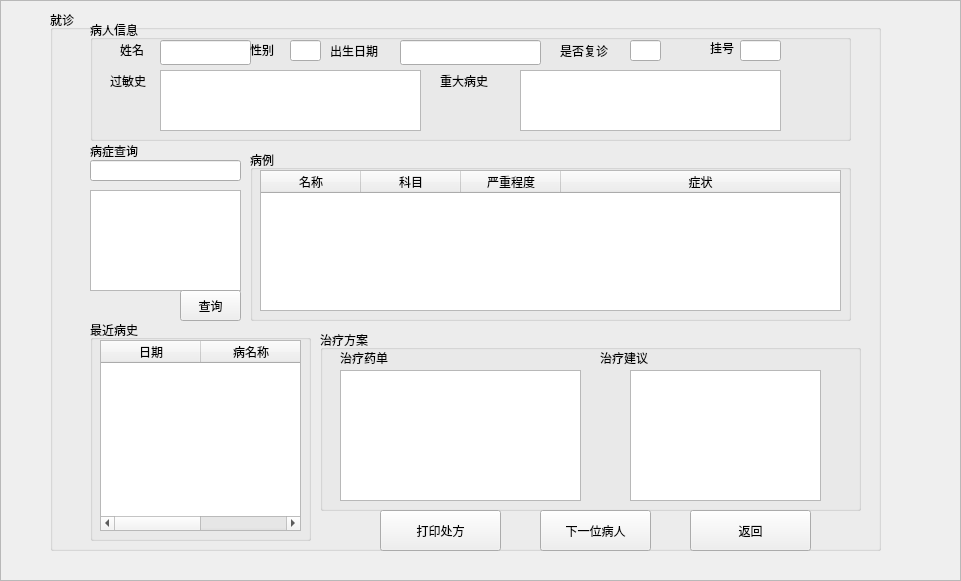
   <widget class="QFrame" name="phisframe">
    <property name="geometry">
     <rect>
      <x>30</x>
      <y>10</y>
      <width>961</width>
      <height>581</height>
     </rect>
    </property>
    <property name="styleSheet">
     <string notr="true">border-image: url();</string>
    </property>
    <property name="frameShape">
     <enum>QFrame::StyledPanel</enum>
    </property>
    <property name="frameShadow">
     <enum>QFrame::Raised</enum>
    </property>
    <widget class="QGroupBox" name="phisgroupBox">
     <property name="geometry">
      <rect>
       <x>50</x>
       <y>10</y>
       <width>831</width>
       <height>541</height>
      </rect>
     </property>
     <property name="styleSheet">
      <string notr="true">border-image: url();
font: 75 11pt &quot;黑体&quot;;</string>
     </property>
     <property name="title">
      <string>就诊</string>
     </property>
     <widget class="QLabel" name="label_10">
      <property name="geometry">
       <rect>
        <x>40</x>
        <y>130</y>
        <width>81</width>
        <height>21</height>
       </rect>
      </property>
      <property name="styleSheet">
       <string notr="true">border-image: url();</string>
      </property>
      <property name="text">
       <string>病症查询</string>
      </property>
     </widget>
     <widget class="QTextEdit" name="SearchtextEdit_5">
      <property name="geometry">
       <rect>
        <x>40</x>
        <y>180</y>
        <width>151</width>
        <height>101</height>
       </rect>
      </property>
      <property name="styleSheet">
       <string notr="true">border-image: url();</string>
      </property>
     </widget>
     <widget class="QPushButton" name="SearchpushButton">
      <property name="geometry">
       <rect>
        <x>130</x>
        <y>280</y>
        <width>61</width>
        <height>31</height>
       </rect>
      </property>
      <property name="styleSheet">
       <string notr="true">border-image: url();</string>
      </property>
      <property name="text">
       <string>查询</string>
      </property>
     </widget>
     <widget class="QGroupBox" name="groupBox">
      <property name="geometry">
       <rect>
        <x>200</x>
        <y>140</y>
        <width>601</width>
        <height>171</height>
       </rect>
      </property>
      <property name="styleSheet">
       <string notr="true">border-image: url();</string>
      </property>
      <property name="title">
       <string>病例</string>
      </property>
      <widget class="QTableWidget" name="diseasetableWidget">
       <property name="geometry">
        <rect>
         <x>10</x>
         <y>20</y>
         <width>581</width>
         <height>141</height>
        </rect>
       </property>
       <attribute name="horizontalHeaderCascadingSectionResizes">
        <bool>false</bool>
       </attribute>
       <attribute name="horizontalHeaderShowSortIndicator" stdset="0">
        <bool>true</bool>
       </attribute>
       <attribute name="horizontalHeaderStretchLastSection">
        <bool>true</bool>
       </attribute>
       <attribute name="verticalHeaderShowSortIndicator" stdset="0">
        <bool>false</bool>
       </attribute>
       <column>
        <property name="text">
         <string>名称</string>
        </property>
       </column>
       <column>
        <property name="text">
         <string>科目</string>
        </property>
       </column>
       <column>
        <property name="text">
         <string>严重程度</string>
        </property>
       </column>
       <column>
        <property name="text">
         <string>症状</string>
        </property>
       </column>
      </widget>
     </widget>
     <widget class="QGroupBox" name="groupBox_2">
      <property name="geometry">
       <rect>
        <x>40</x>
        <y>310</y>
        <width>221</width>
        <height>221</height>
       </rect>
      </property>
      <property name="styleSheet">
       <string notr="true">border-image: url();</string>
      </property>
      <property name="title">
       <string>最近病史</string>
      </property>
      <widget class="QTableWidget" name="phistory">
       <property name="geometry">
        <rect>
         <x>10</x>
         <y>20</y>
         <width>201</width>
         <height>191</height>
        </rect>
       </property>
       <attribute name="horizontalHeaderShowSortIndicator" stdset="0">
        <bool>false</bool>
       </attribute>
       <attribute name="horizontalHeaderStretchLastSection">
        <bool>true</bool>
       </attribute>
       <column>
        <property name="text">
         <string>日期</string>
        </property>
       </column>
       <column>
        <property name="text">
         <string>病名称</string>
        </property>
       </column>
      </widget>
     </widget>
     <widget class="QGroupBox" name="groupBox_3">
      <property name="geometry">
       <rect>
        <x>270</x>
        <y>320</y>
        <width>541</width>
        <height>181</height>
       </rect>
      </property>
      <property name="styleSheet">
       <string notr="true">border-image: url();</string>
      </property>
      <property name="title">
       <string>治疗方案</string>
      </property>
      <widget class="QTextEdit" name="tmedicinetextEdit">
       <property name="geometry">
        <rect>
         <x>20</x>
         <y>40</y>
         <width>241</width>
         <height>131</height>
        </rect>
       </property>
      </widget>
      <widget class="QTextEdit" name="tsuggtextEdit_2">
       <property name="geometry">
        <rect>
         <x>310</x>
         <y>40</y>
         <width>191</width>
         <height>131</height>
        </rect>
       </property>
      </widget>
      <widget class="QLabel" name="label_12">
       <property name="geometry">
        <rect>
         <x>20</x>
         <y>20</y>
         <width>71</width>
         <height>16</height>
        </rect>
       </property>
       <property name="text">
        <string>治疗药单</string>
       </property>
      </widget>
      <widget class="QLabel" name="label_26">
       <property name="geometry">
        <rect>
         <x>280</x>
         <y>20</y>
         <width>71</width>
         <height>16</height>
        </rect>
       </property>
       <property name="text">
        <string>治疗建议</string>
       </property>
      </widget>
     </widget>
     <widget class="QPushButton" name="pushButton_3">
      <property name="geometry">
       <rect>
        <x>640</x>
        <y>500</y>
        <width>121</width>
        <height>41</height>
       </rect>
      </property>
      <property name="text">
       <string>返回</string>
      </property>
     </widget>
     <widget class="QGroupBox" name="groupBox_4">
      <property name="geometry">
       <rect>
        <x>40</x>
        <y>10</y>
        <width>761</width>
        <height>121</height>
       </rect>
      </property>
      <property name="styleSheet">
       <string notr="true">border-image: url();</string>
      </property>
      <property name="title">
       <string>病人信息</string>
      </property>
      <widget class="QLabel" name="label_2">
       <property name="geometry">
        <rect>
         <x>30</x>
         <y>20</y>
         <width>31</width>
         <height>20</height>
        </rect>
       </property>
       <property name="styleSheet">
        <string notr="true">border-image: url();</string>
       </property>
       <property name="text">
        <string>姓名</string>
       </property>
      </widget>
      <widget class="QLineEdit" name="preturnlineEdit1">
       <property name="geometry">
        <rect>
         <x>540</x>
         <y>20</y>
         <width>31</width>
         <height>21</height>
        </rect>
       </property>
       <property name="styleSheet">
        <string notr="true">border-image: url();</string>
       </property>
       <property name="readOnly">
        <bool>true</bool>
       </property>
      </widget>
      <widget class="QLabel" name="label_14">
       <property name="geometry">
        <rect>
         <x>470</x>
         <y>20</y>
         <width>61</width>
         <height>21</height>
        </rect>
       </property>
       <property name="styleSheet">
        <string notr="true">border-image: url();</string>
       </property>
       <property name="text">
        <string>是否复诊</string>
       </property>
      </widget>
      <widget class="QLineEdit" name="pnamelineEdit_51">
       <property name="geometry">
        <rect>
         <x>70</x>
         <y>20</y>
         <width>91</width>
         <height>25</height>
        </rect>
       </property>
       <property name="styleSheet">
        <string notr="true">border-image: url();</string>
       </property>
      </widget>
      <widget class="QLineEdit" name="psexlineEdit1">
       <property name="geometry">
        <rect>
         <x>200</x>
         <y>20</y>
         <width>31</width>
         <height>21</height>
        </rect>
       </property>
       <property name="styleSheet">
        <string notr="true">border-image: url();</string>
       </property>
       <property name="readOnly">
        <bool>true</bool>
       </property>
      </widget>
      <widget class="QLabel" name="label_13">
       <property name="geometry">
        <rect>
         <x>240</x>
         <y>20</y>
         <width>71</width>
         <height>21</height>
        </rect>
       </property>
       <property name="styleSheet">
        <string notr="true">border-image: url();</string>
       </property>
       <property name="text">
        <string>出生日期</string>
       </property>
      </widget>
      <widget class="QLineEdit" name="pbirthlineEdit_61">
       <property name="geometry">
        <rect>
         <x>310</x>
         <y>20</y>
         <width>141</width>
         <height>25</height>
        </rect>
       </property>
       <property name="styleSheet">
        <string notr="true">border-image: url();</string>
       </property>
       <property name="readOnly">
        <bool>true</bool>
       </property>
      </widget>
      <widget class="QLabel" name="label_11">
       <property name="geometry">
        <rect>
         <x>160</x>
         <y>20</y>
         <width>35</width>
         <height>20</height>
        </rect>
       </property>
       <property name="styleSheet">
        <string notr="true">border-image: url();
</string>
       </property>
       <property name="text">
        <string>性别</string>
       </property>
      </widget>
      <widget class="QTextEdit" name="pihistextEdit_31">
       <property name="geometry">
        <rect>
         <x>430</x>
         <y>50</y>
         <width>261</width>
         <height>61</height>
        </rect>
       </property>
       <property name="readOnly">
        <bool>true</bool>
       </property>
      </widget>
      <widget class="QLabel" name="label_9">
       <property name="geometry">
        <rect>
         <x>20</x>
         <y>50</y>
         <width>51</width>
         <height>21</height>
        </rect>
       </property>
       <property name="styleSheet">
        <string notr="true">border-image: url();</string>
       </property>
       <property name="text">
        <string>过敏史</string>
       </property>
      </widget>
      <widget class="QLabel" name="label_15">
       <property name="geometry">
        <rect>
         <x>350</x>
         <y>50</y>
         <width>71</width>
         <height>21</height>
        </rect>
       </property>
       <property name="styleSheet">
        <string notr="true">border-image: url();</string>
       </property>
       <property name="text">
        <string>重大病史</string>
       </property>
      </widget>
      <widget class="QTextEdit" name="pdrugtextEdit_41">
       <property name="geometry">
        <rect>
         <x>70</x>
         <y>50</y>
         <width>261</width>
         <height>61</height>
        </rect>
       </property>
       <property name="styleSheet">
        <string notr="true">border-image: url();</string>
       </property>
       <property name="readOnly">
        <bool>true</bool>
       </property>
      </widget>
      <widget class="QLabel" name="label_27">
       <property name="geometry">
        <rect>
         <x>620</x>
         <y>20</y>
         <width>31</width>
         <height>16</height>
        </rect>
       </property>
       <property name="styleSheet">
        <string notr="true">border-image: url();</string>
       </property>
       <property name="text">
        <string>挂号</string>
       </property>
      </widget>
      <widget class="QLineEdit" name="phlineEdit1">
       <property name="geometry">
        <rect>
         <x>650</x>
         <y>20</y>
         <width>41</width>
         <height>21</height>
        </rect>
       </property>
       <property name="styleSheet">
        <string notr="true">border-image: url();</string>
       </property>
       <property name="readOnly">
        <bool>true</bool>
       </property>
      </widget>
     </widget>
     <widget class="QLineEdit" name="SlineEdit">
      <property name="geometry">
       <rect>
        <x>40</x>
        <y>150</y>
        <width>151</width>
        <height>21</height>
       </rect>
      </property>
      <property name="styleSheet">
       <string notr="true">border-image: url();</string>
      </property>
     </widget>
     <widget class="QPushButton" name="finishpushButton">
      <property name="geometry">
       <rect>
        <x>330</x>
        <y>500</y>
        <width>121</width>
        <height>41</height>
       </rect>
      </property>
      <property name="text">
       <string>打印处方</string>
      </property>
     </widget>
     <widget class="QPushButton" name="nextpushButton">
      <property name="geometry">
       <rect>
        <x>490</x>
        <y>500</y>
        <width>111</width>
        <height>41</height>
       </rect>
      </property>
      <property name="text">
       <string>下一位病人</string>
      </property>
     </widget>
    </widget>
   </widget>
